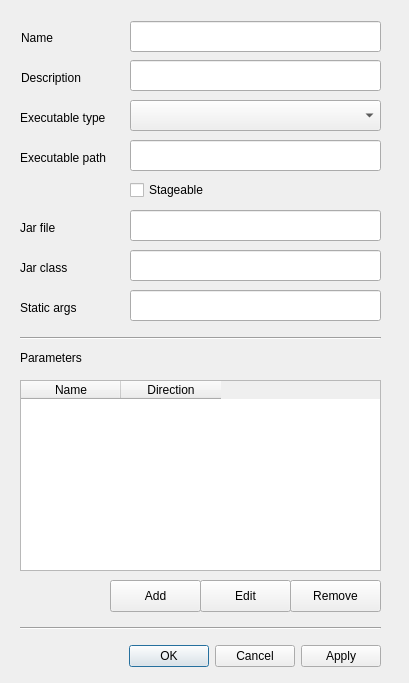
<?xml version="1.0" encoding="UTF-8"?>
<ui version="4.0">
 <class>Dialog</class>
 <widget class="QDialog" name="Dialog">
  <property name="geometry">
   <rect>
    <x>0</x>
    <y>0</y>
    <width>409</width>
    <height>683</height>
   </rect>
  </property>
  <property name="windowTitle">
   <string>Edit definition</string>
  </property>
  <property name="layoutDirection">
   <enum>Qt::LeftToRight</enum>
  </property>
  <widget class="QDialogButtonBox" name="buttonBox">
   <property name="geometry">
    <rect>
     <x>90</x>
     <y>640</y>
     <width>291</width>
     <height>32</height>
    </rect>
   </property>
   <property name="layoutDirection">
    <enum>Qt::LeftToRight</enum>
   </property>
   <property name="orientation">
    <enum>Qt::Horizontal</enum>
   </property>
   <property name="standardButtons">
    <set>QDialogButtonBox::Apply|QDialogButtonBox::Cancel|QDialogButtonBox::Ok</set>
   </property>
   <property name="centerButtons">
    <bool>false</bool>
   </property>
  </widget>
  <widget class="QCheckBox" name="checkBoxStageable">
   <property name="geometry">
    <rect>
     <x>130</x>
     <y>180</y>
     <width>121</width>
     <height>20</height>
    </rect>
   </property>
   <property name="layoutDirection">
    <enum>Qt::LeftToRight</enum>
   </property>
   <property name="text">
    <string>Stageable</string>
   </property>
  </widget>
  <widget class="QLabel" name="label">
   <property name="geometry">
    <rect>
     <x>21</x>
     <y>30</y>
     <width>71</width>
     <height>16</height>
    </rect>
   </property>
   <property name="text">
    <string>Name</string>
   </property>
  </widget>
  <widget class="QLabel" name="label_2">
   <property name="geometry">
    <rect>
     <x>21</x>
     <y>70</y>
     <width>71</width>
     <height>16</height>
    </rect>
   </property>
   <property name="text">
    <string>Description</string>
   </property>
  </widget>
  <widget class="QLabel" name="label_3">
   <property name="geometry">
    <rect>
     <x>20</x>
     <y>110</y>
     <width>101</width>
     <height>16</height>
    </rect>
   </property>
   <property name="text">
    <string>Executable type</string>
   </property>
  </widget>
  <widget class="QLabel" name="labelExecutablePath">
   <property name="geometry">
    <rect>
     <x>20</x>
     <y>150</y>
     <width>101</width>
     <height>16</height>
    </rect>
   </property>
   <property name="text">
    <string>Executable path</string>
   </property>
  </widget>
  <widget class="QLabel" name="labelJarFile">
   <property name="geometry">
    <rect>
     <x>20</x>
     <y>220</y>
     <width>62</width>
     <height>16</height>
    </rect>
   </property>
   <property name="text">
    <string>Jar file</string>
   </property>
  </widget>
  <widget class="QLabel" name="labelJarClass">
   <property name="geometry">
    <rect>
     <x>20</x>
     <y>260</y>
     <width>62</width>
     <height>16</height>
    </rect>
   </property>
   <property name="text">
    <string>Jar class</string>
   </property>
  </widget>
  <widget class="QLabel" name="labelStaticArgs">
   <property name="geometry">
    <rect>
     <x>20</x>
     <y>300</y>
     <width>71</width>
     <height>16</height>
    </rect>
   </property>
   <property name="text">
    <string>Static args</string>
   </property>
  </widget>
  <widget class="QLabel" name="label_8">
   <property name="geometry">
    <rect>
     <x>20</x>
     <y>350</y>
     <width>81</width>
     <height>16</height>
    </rect>
   </property>
   <property name="text">
    <string>Parameters</string>
   </property>
  </widget>
  <widget class="QTableWidget" name="tableParameters">
   <property name="geometry">
    <rect>
     <x>20</x>
     <y>380</y>
     <width>361</width>
     <height>191</height>
    </rect>
   </property>
   <property name="editTriggers">
    <set>QAbstractItemView::NoEditTriggers</set>
   </property>
   <column>
    <property name="text">
     <string>Name</string>
    </property>
   </column>
   <column>
    <property name="text">
     <string>Direction</string>
    </property>
   </column>
  </widget>
  <widget class="QPushButton" name="buttonRemove">
   <property name="geometry">
    <rect>
     <x>290</x>
     <y>580</y>
     <width>91</width>
     <height>32</height>
    </rect>
   </property>
   <property name="text">
    <string>Remove</string>
   </property>
  </widget>
  <widget class="QPushButton" name="buttonEdit">
   <property name="geometry">
    <rect>
     <x>200</x>
     <y>580</y>
     <width>91</width>
     <height>32</height>
    </rect>
   </property>
   <property name="text">
    <string>Edit</string>
   </property>
  </widget>
  <widget class="QPushButton" name="buttonAdd">
   <property name="geometry">
    <rect>
     <x>110</x>
     <y>580</y>
     <width>91</width>
     <height>32</height>
    </rect>
   </property>
   <property name="text">
    <string>Add</string>
   </property>
  </widget>
  <widget class="Line" name="line">
   <property name="geometry">
    <rect>
     <x>20</x>
     <y>330</y>
     <width>361</width>
     <height>16</height>
    </rect>
   </property>
   <property name="orientation">
    <enum>Qt::Horizontal</enum>
   </property>
  </widget>
  <widget class="Line" name="line_2">
   <property name="geometry">
    <rect>
     <x>20</x>
     <y>620</y>
     <width>361</width>
     <height>16</height>
    </rect>
   </property>
   <property name="orientation">
    <enum>Qt::Horizontal</enum>
   </property>
  </widget>
  <widget class="QComboBox" name="comboBoxExecutableType">
   <property name="geometry">
    <rect>
     <x>130</x>
     <y>100</y>
     <width>251</width>
     <height>31</height>
    </rect>
   </property>
  </widget>
  <widget class="QLineEdit" name="textEditName">
   <property name="geometry">
    <rect>
     <x>130</x>
     <y>21</y>
     <width>251</width>
     <height>31</height>
    </rect>
   </property>
  </widget>
  <widget class="QLineEdit" name="textEditDescription">
   <property name="geometry">
    <rect>
     <x>130</x>
     <y>60</y>
     <width>251</width>
     <height>31</height>
    </rect>
   </property>
  </widget>
  <widget class="QLineEdit" name="textEditExecutablePath">
   <property name="geometry">
    <rect>
     <x>130</x>
     <y>140</y>
     <width>251</width>
     <height>31</height>
    </rect>
   </property>
  </widget>
  <widget class="QLineEdit" name="textEditJarFile">
   <property name="geometry">
    <rect>
     <x>130</x>
     <y>210</y>
     <width>251</width>
     <height>31</height>
    </rect>
   </property>
  </widget>
  <widget class="QLineEdit" name="textEditJarClass">
   <property name="geometry">
    <rect>
     <x>130</x>
     <y>250</y>
     <width>251</width>
     <height>31</height>
    </rect>
   </property>
  </widget>
  <widget class="QLineEdit" name="textEditStaticArgs">
   <property name="geometry">
    <rect>
     <x>130</x>
     <y>290</y>
     <width>251</width>
     <height>31</height>
    </rect>
   </property>
  </widget>
 </widget>
 <tabstops>
  <tabstop>textEditName</tabstop>
  <tabstop>textEditDescription</tabstop>
  <tabstop>comboBoxExecutableType</tabstop>
  <tabstop>textEditExecutablePath</tabstop>
  <tabstop>checkBoxStageable</tabstop>
  <tabstop>textEditJarFile</tabstop>
  <tabstop>textEditJarClass</tabstop>
  <tabstop>textEditStaticArgs</tabstop>
  <tabstop>tableParameters</tabstop>
  <tabstop>buttonAdd</tabstop>
  <tabstop>buttonEdit</tabstop>
  <tabstop>buttonRemove</tabstop>
  <tabstop>buttonBox</tabstop>
 </tabstops>
 <resources/>
 <connections/>
</ui>
